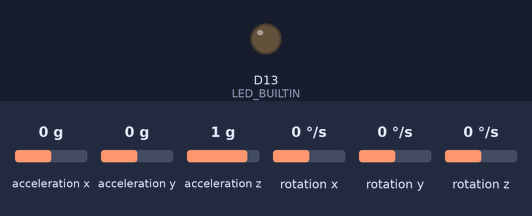
Simulated run of this sketch. Board: Arduino Nano 33 IoT. Parts: output pins drawn as LEDs (lit = HIGH). The inputs (shaded band) are chosen by the test bench; at power-on: acceleration x 0 g, acceleration y 0 g, acceleration z 1 g, rotation x 0 °/s, rotation y 0 °/s, rotation z 0 °/s. Nothing arrives over Bluetooth unless stated; a phone connects over Bluetooth LE 3 s after start; what the sketch prints to the serial monitor is not drawn.

Above: at 0.05 s.
Timing chart, 0 to 3.0 s (numbered marks = the images above):
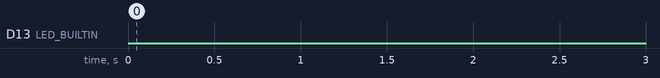

The sketch:

ObjectPeripheral.ino
```cpp
#include <ArduinoBLE.h>
#include <Arduino_LSM6DS3.h>
#include <MadgwickAHRS.h>

// BLE position service
BLEService pose_service("180F");

// BLE x y z characteristics
BLEFloatCharacteristic roll_characteristic("2A10", BLERead);
BLEFloatCharacteristic pitch_characteristic("2A11", BLERead);
BLEFloatCharacteristic heading_characteristic("2A12", BLERead);

// Object pose components
float roll = 0.0;
float pitch = 0.0;
float heading = 0.0;

// BLE loop variables
long previousMillis = 0;

// AHRS
Madgwick filter;
unsigned long microsPerReading, microsPrevious;
float accelScale, gyroScale;
float gx_add=0, gy_add=0, gz_add=0;

void setup() {
  // Initialise serial communication
  Serial.begin(9600);
  while (!Serial);

  // Start IMU
  if (!IMU.begin()) {
    Serial.println("Failed to initialize IMU!");
    while (1);
  }

  // Start filter with 104 Hz, which is the sampling frequency of the IMU
  filter.begin(104);

  // Initialize variables to pace updates to correct rate
  microsPerReading = 1000000 / 104;
  microsPrevious = micros();

  // Initialise the built-in LED pin to indicate when a central is connected
  pinMode(LED_BUILTIN, OUTPUT);

  // Begin BLE
  if (!BLE.begin()) {
    Serial.println("starting BLE failed!");
    while (1);
  }

  /* Set a local name for the BLE device
     This name will appear in advertising packets
     and can be used by remote devices to identify this BLE device
     The name can be changed but maybe be truncated based on space left in advertisement packet
  */
  BLE.setLocalName("SensorizedObject");
  // Add the service UUID
  BLE.setAdvertisedService(pose_service);
  // Add characteristics
  pose_service.addCharacteristic(roll_characteristic);
  pose_service.addCharacteristic(pitch_characteristic);
  pose_service.addCharacteristic(heading_characteristic);
  // Add services
  BLE.addService(pose_service);
  // Set initial value for characteristics
  roll_characteristic.writeValue(roll);
  pitch_characteristic.writeValue(pitch);
  heading_characteristic.writeValue(heading);

  /* Start advertising BLE.  It will start continuously transmitting BLE
     advertising packets and will be visible to remote BLE central devices
     until it receives a new connection */
  // Start advertising
  BLE.advertise();

  Serial.println("Bluetooth device active, waiting for connections...");
}

void loop() {
  // Wait for a BLE central
  BLEDevice central = BLE.central();

  // If a central is connected to the peripheral:
  if (central) {
    Serial.print("Connected to central: ");
    // Print the central's BT address:
    Serial.println(central.address());
    // Turn on the LED to indicate the connection:
    digitalWrite(LED_BUILTIN, HIGH);

    // Calibrate gyro
    calibrate_gyro_offset(4000);

    // Update previous micros
    microsPrevious = micros();

    // While the central is connected, update object pose
    while (central.connected()) {
      // AHRS loop variables
      float ax, ay, az;
      float gx, gy, gz;
      unsigned long microsNow;

      // check if it's time to read data and update the filter
      microsNow = micros();
      if (microsNow - microsPrevious >= microsPerReading) {

        // Read acceleration and gyro
        IMU.readAcceleration(ax, ay, az);
        IMU.readGyroscope(gx, gy, gz);

        // Update the filter, which computes orientation
        filter.updateIMU(gx-gx_add, gy-gy_add, gz-gz_add, ax, ay, az);

        // Print the heading, pitch and roll
        roll = filter.getRoll();
        pitch = filter.getPitch();
        heading = filter.getYaw();
        Serial.print("Orientation: ");
        Serial.print(heading);
        Serial.print(" ");
        Serial.print(pitch);
        Serial.print(" ");
        Serial.println(roll);

        // Increment previous time, so we keep proper pace
        microsPrevious = microsPrevious + microsPerReading;

        // Update current pose
        update_orientation();
      }

    }
    // When the central disconnects, turn off the LED:
    digitalWrite(LED_BUILTIN, LOW);
    Serial.print("Disconnected from central: ");
    Serial.println(central.address());
  }
}

// Don't move the board during calibration
void calibrate_gyro_offset(unsigned int duration_ms){
  unsigned long count = 0, start = millis();
  float gx, gy, gz, add_x=0, add_y=0, add_z=0;
  while ((millis()-start) < duration_ms){
    if (IMU.gyroscopeAvailable()){
      IMU.readGyroscope(gx, gy, gz);
      count++;
      add_x += gx; add_y += gy; add_z += gz;
      digitalWrite(LED_BUILTIN, (millis()/125)%2);       // blink onboard led every 250ms
    }
  }
  // Store the average measurements as offset
  gx_add = add_x/count;
  gy_add = add_y/count;
  gz_add = add_z/count;
  // Onboard led off
  digitalWrite(LED_BUILTIN, 0);
  Serial.println("Calibrated gyro with nr of samples: "+String(count));
  Serial.print("Offsets: gx = ");
  Serial.print(gx_add);
  Serial.print(", gy = ");
  Serial.print(gy_add);
  Serial.print(", gz = ");
  Serial.println(gz_add);
}

void update_orientation() {
  roll_characteristic.writeValue(roll);
  pitch_characteristic.writeValue(pitch);
  heading_characteristic.writeValue(heading);
}
```

Measured:
- by itself, D13 (LED_BUILTIN): LOW → HIGH at 3.1 s, → LOW 0.13 s later, → HIGH 0.12 s later, → LOW 0.12 s later, … (32 changes in this stretch)
